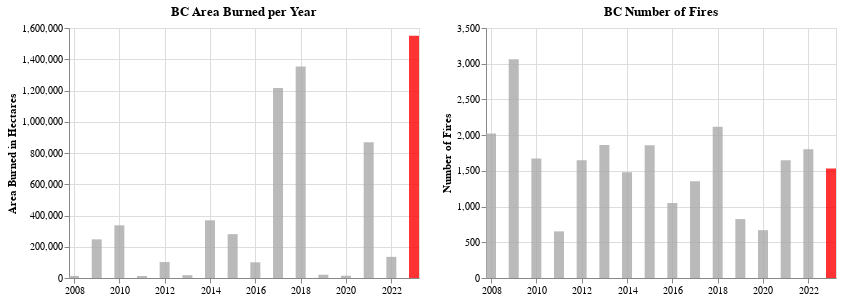

The cell this chart's notebook holds for it:
### Code cell
#Area burned chart

bar = alt.Chart(fires).mark_bar(opacity=0.8, color='darkgray', size = 10).encode(
    alt.X('date:T', title=None),
    alt.Y('area_burned:Q', title='Area Burned in Hectares'),
    color=alt.condition(
        alt.datum.year == 2023,  # If the country is "US" this test returns True,
        alt.value('red'),     # highlight a bar with red.
        alt.value('darkgrey')   # And grey for the rest of the bars
     ),
    tooltip=[alt.Tooltip('year', title="Year"), alt.Tooltip('area_burned', title="Area Burned")]
).properties(width=350, height=250, title='BC Area Burned per Year')


bar2 = alt.Chart(fires).mark_bar(opacity=0.8, color='red', size = 10).encode(
    alt.X('date:T', title=None),
    alt.Y('fire_no:Q', title='Number of Fires'),
    color=alt.condition(
        alt.datum.year == 2023,  # If the country is "US" this test returns True,
        alt.value('red'),     # highlight a bar with red.
        alt.value('darkgrey')   # And grey for the rest of the bars
     ),
    tooltip=[alt.Tooltip('year', title="Year"), alt.Tooltip('fire_no', title="Number of Fires")]
).properties(width=350, height=250, title='BC Number of Fires')


bar | bar2

### Figure 1 — Vega-Lite specification as saved in the notebook (floating-point values rounded to 4 significant figures)
{"config": {"view": {"continuousWidth": 400, "continuousHeight": 300}}, "hconcat": [{"mark": {"type": "bar", "color": "darkgray", "opacity": 0.8, "size": 10}, "encoding": {"color": {"condition": {"value": "red", "test": "(datum.year === 2023)"}, "value": "darkgrey"}, "tooltip": [{"field": "year", "title": "Year", "type": "quantitative"}, {"field": "area_burned", "title": "Area Burned", "type": "quantitative"}], "x": {"field": "date", "title": null, "type": "temporal"}, "y": {"field": "area_burned", "title": "Area Burned in Hectares", "type": "quantitative"}}, "height": 250, "title": "BC Area Burned per Year", "width": 350}, {"mark": {"type": "bar", "color": "red", "opacity": 0.8, "size": 10}, "encoding": {"color": {"condition": {"value": "red", "test": "(datum.year === 2023)"}, "value": "darkgrey"}, "tooltip": [{"field": "year", "title": "Year", "type": "quantitative"}, {"field": "fire_no", "title": "Number of Fires", "type": "quantitative"}], "x": {"field": "date", "title": null, "type": "temporal"}, "y": {"field": "fire_no", "title": "Number of Fires", "type": "quantitative"}}, "height": 250, "title": "BC Number of Fires", "width": 350}], "data": {"name": "data-ec9840393ed38aef337da765ed1e737f"}, "$schema": "https://vega.github.io/schema/vega-lite/v4.17.0.json", "datasets": {"data-ec9840393ed38aef337da765ed1e737f": [{"date": "2008-01-01T00:00:00", "area_burned": 13240, "fire_no": 2023, "avg_size": 6.5, "year": 2008}, {"date": "2009-01-01T00:00:00", "area_burned": 247419, "fire_no": 3064, "avg_size": 80.8, "year": 2009}, {"date": "2010-01-01T00:00:00", "area_burned": 337149, "fire_no": 1672, "avg_size": 201.6, "year": 2010}, {"date": "2011-01-01T00:00:00", "area_burned": 12604, "fire_no": 653, "avg_size": 19.3, "year": 2011}, {"date": "2012-01-01T00:00:00", "area_burned": 102122, "fire_no": 1649, "avg_size": 61.9, "year": 2012}, {"date": "2013-01-01T00:00:00", "area_burned": 18298, "fire_no": 1861, "avg_size": 9.8, "year": 2013}, {"date": "2014-01-01T00:00:00", "area_burned": 369168, "fire_no": 1481, "avg_size": 249.3, "year": 2014}, {"date": "2015-01-01T00:00:00", "area_burned": 280605, "fire_no": 1858, "avg_size": 151.0, "year": 2015}, {"date": "2016-01-01T00:00:00", "area_burned": 100366, "fire_no": 1050, "avg_size": 95.6, "year": 2016}, {"date": "2017-01-01T00:00:00", "area_burned": 1216053, "fire_no": 1353, "avg_size": 898.8, "year": 2017}, {"date": "2018-01-01T00:00:00", "area_burned": 1354284, "fire_no": 2117, "avg_size": 639.7, "year": 2018}, {"date": "2019-01-01T00:00:00", "area_burned": 21138, "fire_no": 825, "avg_size": 25.6, "year": 2019}, {"date": "2020-01-01T00:00:00", "area_burned": 14536, "fire_no": 670, "avg_size": 21.7, "year": 2020}, {"date": "2021-01-01T00:00:00", "area_burned": 869300, "fire_no": 1647, "avg_size": 527.8, "year": 2021}, {"date": "2022-01-01T00:00:00", "area_burned": 135235, "fire_no": 1801, "avg_size": 75.1, "year": 2022}, {"date": "2023-01-01T00:00:00", "area_burned": 1550000, "fire_no": 1532, "avg_size": 1012.0, "year": 2023}]}}
